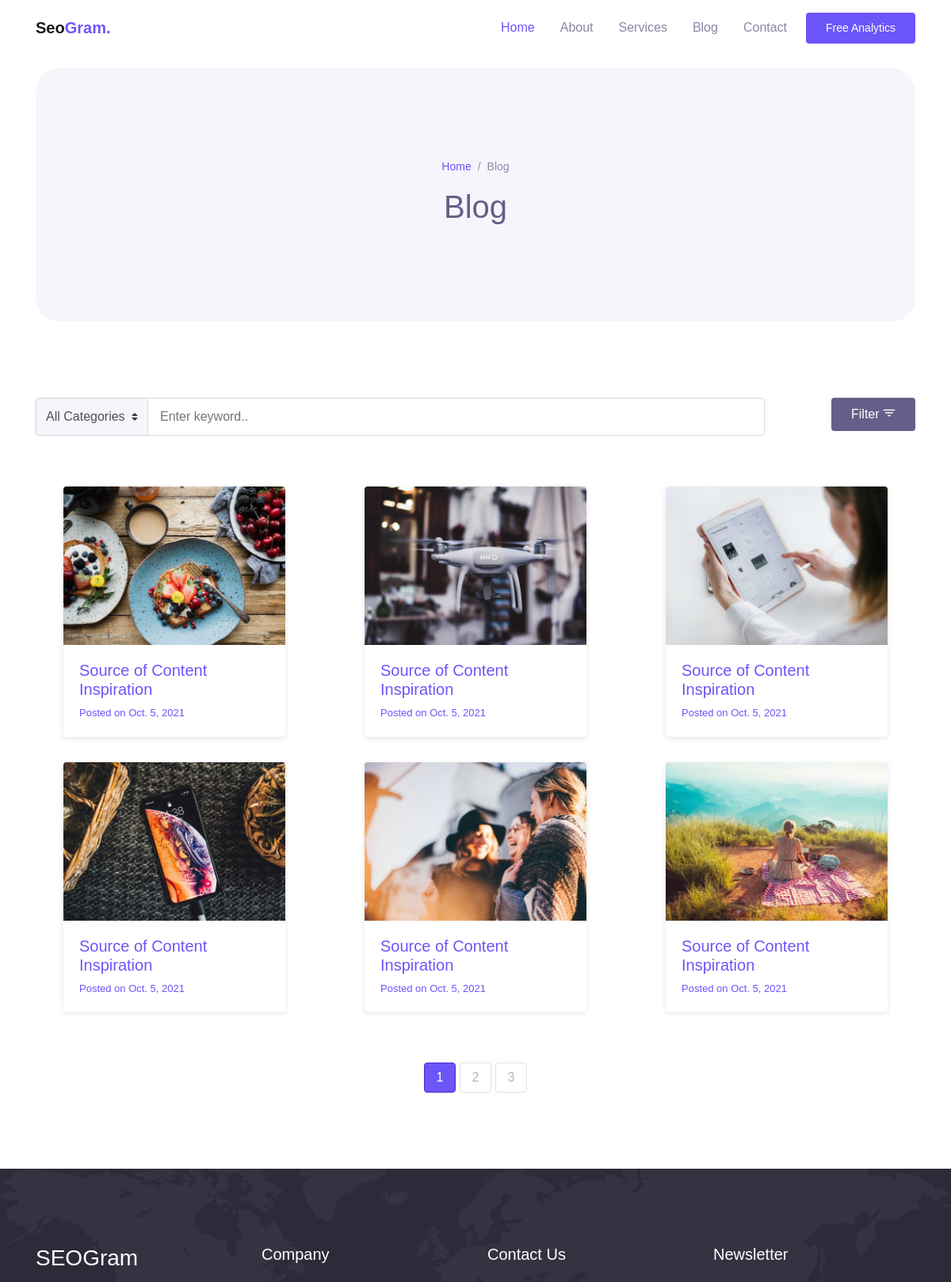
Before: /blog-list/ (upper part) with the older database file.
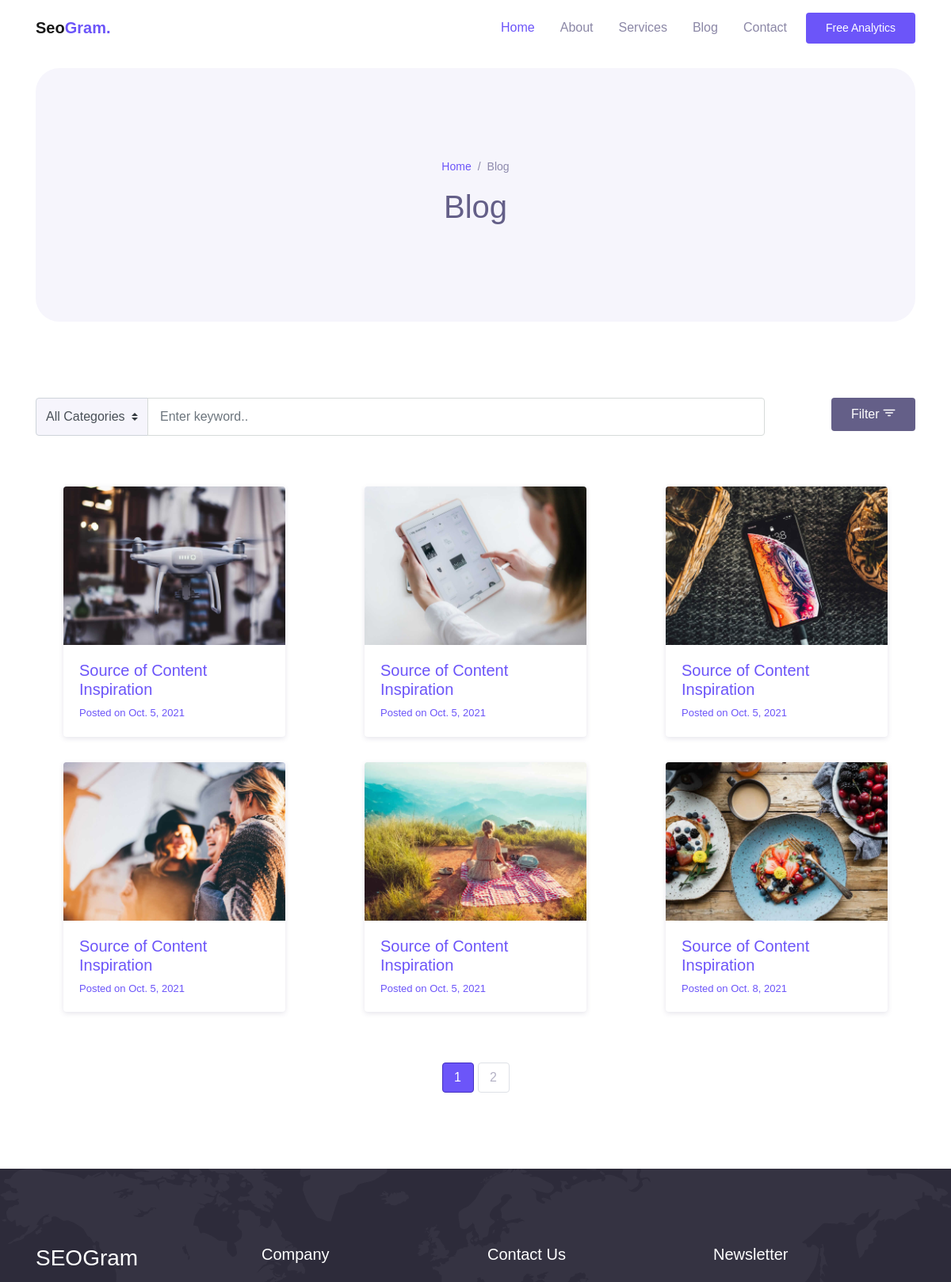
After: the same page with the newer database file.
### app/models.py (models this page shows, shortened)
class Blog(models.Model):
    image = models.ImageField(upload_to='uploads/')
    title = models.CharField(max_length=255)
    description = models.TextField(null=True, blank=True)
    date = models.DateField()
    category = models.ForeignKey(Category, on_delete=models.CASCADE, null=True, blank=True)
    slug = AutoSlugField(populate_from='title')
    class Meta:
        verbose_name = 'Blog'
        verbose_name_plural = 'Blogs'
        ordering = ['id']

### app/views.py (the view)
# urls.py: path('blog-list/', views.BlogListView.as_view(), name='blog'),
class BlogListView(ListView):
    queryset = Blog.objects.all()
    template_name = 'blog.html'
    paginate_by = 6
    def get_context_data(self, **kwargs):
        context = super().get_context_data(**kwargs)
        p = Paginator(Blog.objects.select_related().all(), self.paginate_by)
        context['blog'] = p.page(context['page_obj'].number)
        context['category'] = Category.objects.all()
        return context

### templates/blog.html (shortened to what this page needs)
{% extends 'base.html' %}
{% load static %}
{% block content %}
    <header>
        <div class="container">
            <div class="page-banner">
                <div class="row justify-content-center align-items-center h-100">
                    <div class="col-md-6">
                        <nav aria-label="Breadcrumb">
                            <ul class="breadcrumb justify-content-center py-0 bg-transparent">
                                <li class="breadcrumb-item"><a href="{% url 'index' %}">Home</a></li>
                                <li class="breadcrumb-item active">Blog</li>
                            </ul>
                        </nav>
                        <h1 class="text-center">Blog</h1>
                    </div>
                </div>
            </div>
        </div>
    </header>
    <div class="page-section">
        <div class="container">
            <div class="row">
                <div class="col-sm-10">
                    <form action="/search" method="GET" class="form-search-blog">
                        <div class="input-group">
                            <div class="input-group-prepend">
                                <select id="categories" onChange="handleChange()" class="custom-select bg-light">
                                    <option>All Categories</option>
                                </select>
                            </div>
                            <input type="text" id="inputValue" class="form-control" placeholder="Enter keyword..">
                        </div>
                    </form>
                </div>
                <div class="col-sm-2 text-sm-right">
                    <button class="btn btn-secondary">Filter <span class="mai-filter"></span></button>
                </div>
            </div>
            <div class="row my-5">
                {% for i in blog %}
                    <a href="{% url 'detail' i.id %}">
                        <div class="col-lg-4 py-3 wow fadeInUp">
                            <div class="card-blog">
                                <div class="header">
                                    <div class="post-thumb">
                                        <img src="{{ i.image.url }}" alt="">
                                    </div>
                                </div>
                                <div class="body">
                                    <h5 class="post-title">{{ i.title }}</h5>
                                    <div class="post-date">Posted on <a href="#">{{ i.date }}</a></div>
                                </div>
                            </div>
                        </div>
                    </a>
                                {% endfor %}
            </div>
                        {% if is_paginated %}
                            <nav aria-label="Page Navigation">
                                <ul class="pagination justify-content-center">
                                    {% for i in blog.paginator.page_range %}
                                        {% if i == page_obj.number %}
                                            <li class="page-item active" aria-current="page">
                                                <a class="page-link" href="?page={{ i }}" span
                                                   class="visually-hidden">{{ i }} </span> </a>
                                            </li>
                                        {% else %}
                                            <li class="page-item"><a class="page-link" href="?page={{ i }}">{{ i }}</a></li>
                                        {% endif %}
                                    {% endfor %}
                                </ul>
                            </nav>
                        {% endif %}
        </div>
    </div>
{% endblock %}

### templates/base.html (shortened to what this page needs)
{% load static %}
<!DOCTYPE html>
<html lang="en">
<head>
  <link rel="stylesheet" href="{% static '/assets/css/maicons.css' %}">
  <link rel="stylesheet" href="{% static '/assets/css/bootstrap.css' %}">
  <link rel="stylesheet" href="{% static '/assets/vendor/animate/animate.css' %}">
  <link rel="stylesheet" href="{% static '/assets/css/theme.css' %}">
</head>
<body>
{% include 'navbar.html' %}
{% block content %}
{% endblock %}
{% include 'footer.html' %}
</body>
</html>

### templates/navbar.html (shortened to what this page needs)
{% load static %}
<header>
    <nav class="navbar navbar-expand-lg navbar-light bg-white sticky" data-offset="500">
        <div class="container">
            <a href="{% url 'index' %}" class="navbar-brand">Seo<span class="text-primary">Gram.</span></a>
            <div class="navbar-collapse collapse" id="navbarContent">
                <ul class="navbar-nav ml-auto">
                    <li class="nav-item active">
                        <a class="nav-link" href="{% url 'index' %}">Home</a>
                    </li>
                    <li class="nav-item">
                        <a class="nav-link" href="{% url 'about'%}">About</a>
                    </li>
                    <li class="nav-item">
                        <a class="nav-link" href="{% url 'services' %}">Services</a>
                    </li>
                    <li class="nav-item">
                        <a class="nav-link" href="{% url 'blog' %}">Blog</a>
                    </li>
                    <li class="nav-item">
                        <a class="nav-link" href="{% url 'contact'%}">Contact</a>
                    </li>
                    <li class="nav-item">
                        <a class="btn btn-primary ml-lg-2" href="#">Free Analytics</a>
                    </li>
                </ul>
            </div>
        </div>
    </nav>

### templates/footer.html (shortened to what this page needs)
{% load static %}
<footer class="page-footer bg-image" style="background-image: url({% static '/assets/img/world_pattern.svg' %});">
    <div class="container">
        <div class="row mb-5">
            <div class="col-lg-3 py-3">
                <h3>SEOGram</h3>
            </div>
            <div class="col-lg-3 py-3">
                <h5>Company</h5>
            </div>
            <div class="col-lg-3 py-3">
                <h5>Contact Us</h5>
            </div>
            <div class="col-lg-3 py-3">
                <h5>Newsletter</h5>
            </div>
        </div>
    </div>
</footer>

### static/assets/css/theme.css (style rules this page uses)
:root { --primary: #6C55F9; --accent: #FF3D85; --secondary: #645F88; --success: #35bb78; --info: #05B4E1; --warning: #FAC14D; --danger: #FF4943; --grey: #B4B2C5; --dark: #2D2B3A; --light: #F6F5FC; }
body { font-family: "Work Sans", sans-serif; line-height: 1.5; color: #2D2B3A; }
a { color: #6C55F9; text-decoration: none; background-color: transparent; }
.bg-light { background-color: #F6F5FC !important; }
.text-primary { color: #6C55F9 !important; }
.btn-primary { color: #fff; background-color: #6C55F9; border-color: transparent; }
.btn-secondary { color: #fff; background-color: #645F88; border-color: transparent; }
.btn { padding: 8px 24px; }
.breadcrumb { font-weight: 500; background-color: #f8f9fa; }
.breadcrumb .breadcrumb-item.active { color: #8e8aad; }
.breadcrumb .breadcrumb-item + .breadcrumb-item::before { color: #8e8aad; }
.navbar { min-height: 70px; }
.navbar.sticky { z-index: 1080; }
.navbar-brand { font-weight: 600; padding-top: 10px; padding-bottom: 10px; }
.navbar-nav { margin-top: 10px; border-top: 1px solid #e4e7ee; flex-shrink: 0; }
.navbar-nav .nav-link { transition: all .2s ease; }
.navbar-nav .btn { font-size: 14px; }
.navbar-light .navbar-nav .nav-link { color: rgba(100, 95, 136, 0.75); }
.navbar-light .navbar-nav .show > .nav-link, .navbar-light .navbar-nav .active > .nav-link, .navbar-light .navbar-nav .nav-link.show, .navbar-light .navbar-nav .nav-link.active { font-weight: 500; color: #6C55F9; }
@media (min-width: 992px) { .navbar-expand-lg .navbar-nav { margin-top: 0; border-top: none; } }
@media (min-width: 992px) { .navbar-expand-lg .navbar-nav .nav-link { padding-right: 16px; padding-left: 16px; } }
@media (min-width: 992px) { .navbar-expand-lg .navbar-nav { align-items: center; } }
.form-control { padding: 8px 15px; height: calc(1.5em + 1.375rem + 2px); border-color: #d6dbd9; }
.custom-select { height: calc(1.5em + 1.375rem + 2px); }
.page-link { margin-left: 5px; min-width: 40px; color: #B4B2C5; border: 1px solid #dee1e6; text-align: center; border-radius: 4px; }
.page-item.active .page-link { z-index: 3; color: #fff; background-color: #6C55F9; border-color: #4330c2; }
.bg-image { position: relative; background-position: center center; background-size: cover; background-repeat: no-repeat; }
.bg-image > * { position: relative; z-index: 10; }
.page-section { position: relative; padding-top: 80px; padding-bottom: 80px; color: #898798; overflow: hidden; }
.page-banner { position: relative; margin-top: 16px; margin-bottom: 16px; height: 320px; background-color: #F6F5FC; color: #645F88; border-radius: 30px; z-index: 10; }
.page-banner .breadcrumb-item, .page-banner .breadcrumb-item a { font-size: 14px; }
.card-blog { display: block; margin: 0 auto; max-width: 280px; border-radius: 4px; box-shadow: 0 2px 6px rgba(100, 95, 136, 0.16); overflow: hidden; }
.card-blog .header { background-color: #F6F5FC; }
.card-blog .header .post-thumb { position: relative; display: block; width: 100%; height: 200px; overflow: hidden; }
.card-blog .header .post-thumb img { width: auto; height: 100%; }
.card-blog .body { padding: 20px; }
.card-blog .post-date { font-size: 13px; }
.form-search-blog .custom-select { border-top-right-radius: 0; border-bottom-right-radius: 0; }
.page-footer { position: relative; display: block; padding-top: 80px; padding-bottom: 16px; background-color: #2D2B3A; }
.page-footer h3, .page-footer h4, .page-footer h5 { color: #fff; margin-bottom: 24px; }

Changed rows visible on the page:
removed Blog: image (picture), title "Source of Content Inspiration", date "Oct. 5, 2021"
now on this page (row edited): Blog: image (picture), title "Source of Content Inspiration", date "Oct. 8, 2021"
Other visible differences:
list line gone: "3"
